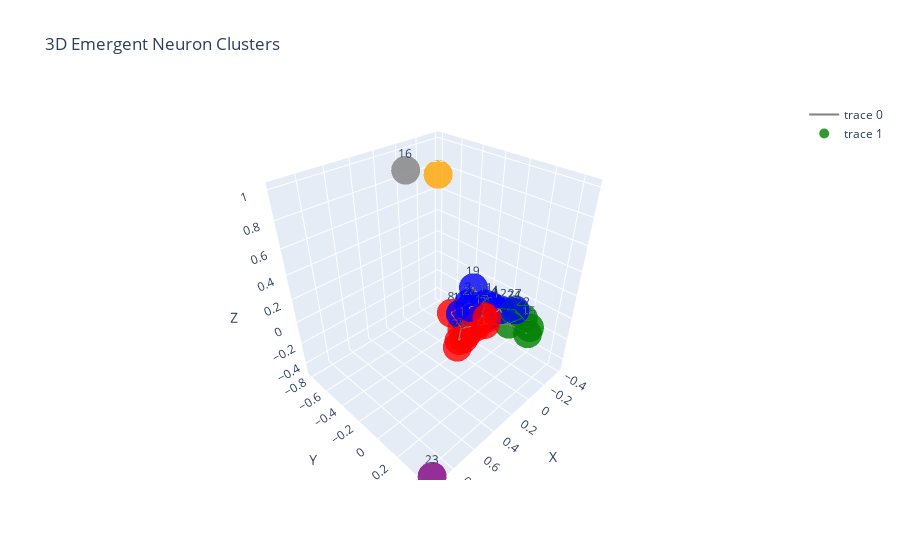

Notebook cell for this chart:
### Code cell
from networkx.algorithms.community import modularity
from kneed import KneeLocator

def find_best_k(model, input_neurons, input_values, output_neurons, min_k=10, max_k=100, step=5, max_components=4):
    k_values = []
    mod_values = []
    for k in range(min_k, max_k + 1, step):
        G = get_energy_graph(model, k=k)
        components = nx.number_connected_components(G)
        communities = greedy_modularity_communities(G, weight='weight')
        current_mod = modularity(G, communities, weight='weight')
        if components <= max_components:  # Filter for connectedness
            k_values.append(k)
            mod_values.append(current_mod)
            print(f"k={k}: Modularity={current_mod:.4f}, Components={components}")
    
    if not k_values:
        print("No valid k found; try increasing max_components")
        return min_k
    
    # Find elbow (knee) in modularity curve
    kneedle = KneeLocator(k_values, mod_values, curve="convex", direction="decreasing")
    best_k = kneedle.knee if kneedle.knee else k_values[np.argmax(mod_values)]
    print(f"Best balanced k: {best_k} (modularity={max(mod_values):.4f})")
    return best_k

best_k = find_best_k(model, xor_in_neurons, xor_inputs, xor_out_neurons)


G = get_energy_graph(model, k=best_k)
pos = nx.spring_layout(G, seed=42)
communities = greedy_modularity_communities(G, weight='weight')
partition = {}
for cluster_id, comm in enumerate(communities):
    for node in comm:
        partition[node] = cluster_id
print("Detected clusters:", partition)

plt.figure(figsize=(8, 8))
colors = {0: 'blue', 1: 'red', 2: 'green', 3: 'gray', 4: 'purple', 5: 'orange'}
node_colors = [colors.get(partition.get(i, 0), 'gray') for i in G.nodes()]
nx.draw(G, pos, node_color=node_colors, node_size=200, with_labels=True)
plt.title("Emergent Neuron Clusters (Energy Model)")
plt.show()

import plotly.graph_objects as go

def visualize_3d(G, pos, partition):
    # Generate 3D positions (use spring_layout with dim=3 or random)
    pos_3d = nx.spring_layout(G, dim=3, seed=42)

    # Edge traces
    edge_x, edge_y, edge_z = [], [], []
    for edge in G.edges():
        x0, y0, z0 = pos_3d[edge[0]]
        x1, y1, z1 = pos_3d[edge[1]]
        edge_x += [x0, x1, None]
        edge_y += [y0, y1, None]
        edge_z += [z0, z1, None]

    edge_trace = go.Scatter3d(x=edge_x, y=edge_y, z=edge_z, mode='lines', line=dict(width=2, color='gray'), hoverinfo='none')

    # Node traces
    node_x, node_y, node_z = [], [], []
    node_colors = []
    colors = {0: 'blue', 1: 'red', 2: 'green', 3: 'gray', 4: 'purple', 5: 'orange'}
    for node in G.nodes():
        x, y, z = pos_3d[node]
        node_x.append(x)
        node_y.append(y)
        node_z.append(z)
        node_colors.append(colors.get(partition.get(node, 0), 'gray'))

    node_trace = go.Scatter3d(x=node_x, y=node_y, z=node_z, mode='markers+text', marker=dict(size=10, color=node_colors, opacity=0.8),
                              text=list(G.nodes()), hoverinfo='text')

    fig = go.Figure(data=[edge_trace, node_trace], layout=go.Layout(title='3D Emergent Neuron Clusters', scene=dict(xaxis_title='X', yaxis_title='Y', zaxis_title='Z')))
    fig.show()


# Use the visualize_3d function from earlier for 3D
visualize_3d(G, pos, partition)

### Figure 1 — Plotly figure (JSON) as saved in the notebook; plotly's stock layout.template omitted (floating-point values rounded to 4 significant figures; data arrays with more than 128 entries replaced by an {"elided": "..."} marker saying what was removed)
{"data": [{"hoverinfo": "none", "line": {"color": "gray", "width": 2}, "mode": "lines", "type": "scatter3d", "x": {"elided": "165 float values"}, "y": {"elided": "165 float values"}, "z": {"elided": "165 float values"}}, {"hoverinfo": "text", "marker": {"color": ["green", "red", "green", "blue", "blue", "red", "red", "blue", "red", "red", "blue", "blue", "blue", "blue", "blue", "green", "gray", "red", "red", "blue", "red", "red", "green", "purple", "green", "red", "orange", "blue", "blue", "red"], "opacity": 0.8, "size": 10}, "mode": "markers+text", "text": ["0", "1", "2", "3", "4", "5", "6", "7", "8", "9", "10", "11", "12", "13", "14", "15", "16", "17", "18", "19", "20", "21", "22", "23", "24", "25", "26", "27", "28", "29"], "type": "scatter3d", "x": [-0.1014, 0.1611, -0.1036, -0.02251, -0.1889, 0.04327, 0.03557, -0.07399, 0.1418, 0.02928, 0.02713, -0.04956, -0.08409, -0.09394, -0.1083, -0.2124, 0.2073, 0.05975, 0.07114, -0.06483, 0.1274, 0.1311, -0.2528, 0.9507, -0.2, 0.2122, -0.3861, -0.3131, 0.05888, -0.001076], "y": [0.1951, -0.02326, 0.3583, -0.1284, -0.008078, 0.09379, -0.005688, -0.0791, -0.1466, -0.08301, -0.1588, 0.01011, 0.1236, -0.006774, 0.02991, 0.3032, -0.5156, 0.07671, 0.03199, -0.1222, -0.08908, -0.02552, 0.2174, 0.4701, 0.1656, -0.0006248, -0.8086, 0.09764, -0.04342, 0.07118], "z": [-0.04339, -0.0563, -0.03691, 0.01249, -0.05774, -0.0209, -0.09109, -0.1164, 0.003725, -0.226, -0.07237, 0.0685, 0.0583, -0.08102, 0.02291, -0.07639, 1.0, 0.05624, -0.0659, 0.1409, -0.3027, -0.1761, -0.06138, -0.4673, 0.002348, -0.1271, 0.73, -0.08233, 0.0662, -0.0001922]}], "layout": {"scene": {"xaxis": {"title": {"text": "X"}}, "yaxis": {"title": {"text": "Y"}}, "zaxis": {"title": {"text": "Z"}}}, "title": {"text": "3D Emergent Neuron Clusters"}}}
